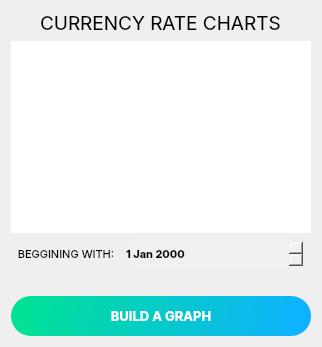
            <widget class="QWidget" name="CurrencyRateCharts_page">
             <layout class="QVBoxLayout" name="verticalLayout_5">
              <item alignment="Qt::AlignHCenter|Qt::AlignTop">
               <widget class="QLabel" name="CurrencyRateCharts">
                <property name="font">
                 <font>
                  <family>SF Pro Display</family>
                  <pointsize>14</pointsize>
                  <weight>50</weight>
                  <bold>false</bold>
                 </font>
                </property>
                <property name="text">
                 <string>CURRENCY RATE CHARTS</string>
                </property>
               </widget>
              </item>
              <item>
               <widget class="PlotWidget" name="graphicsView">
                <property name="styleSheet">
                 <string notr="true">background-color: white;
color: white;</string>
                </property>
                <property name="frameShape">
                 <enum>QFrame::NoFrame</enum>
                </property>
               </widget>
              </item>
              <item alignment="Qt::AlignHCenter">
               <widget class="QFrame" name="date_frame">
                <property name="frameShape">
                 <enum>QFrame::NoFrame</enum>
                </property>
                <property name="frameShadow">
                 <enum>QFrame::Raised</enum>
                </property>
                <layout class="QHBoxLayout" name="horizontalLayout_13">
                 <property name="spacing">
                  <number>10</number>
                 </property>
                 <property name="leftMargin">
                  <number>0</number>
                 </property>
                 <property name="topMargin">
                  <number>0</number>
                 </property>
                 <property name="rightMargin">
                  <number>0</number>
                 </property>
                 <property name="bottomMargin">
                  <number>0</number>
                 </property>
                 <item>
                  <widget class="QLabel" name="beggining_with">
                   <property name="font">
                    <font>
                     <family>SF Pro Display</family>
                     <pointsize>8</pointsize>
                     <weight>50</weight>
                     <bold>false</bold>
                    </font>
                   </property>
                   <property name="text">
                    <string>BEGGINING WITH:</string>
                   </property>
                   <property name="alignment">
                    <set>Qt::AlignRight|Qt::AlignTrailing|Qt::AlignVCenter</set>
                   </property>
                  </widget>
                 </item>
                 <item>
                  <widget class="QDateEdit" name="dateEdit">
                   <property name="minimumSize">
                    <size>
                     <width>180</width>
                     <height>30</height>
                    </size>
                   </property>
                   <property name="maximumSize">
                    <size>
                     <width>16777215</width>
                     <height>16777215</height>
                    </size>
                   </property>
                   <property name="font">
                    <font>
                     <family>SF Pro Display</family>
                     <pointsize>8</pointsize>
                     <weight>75</weight>
                     <bold>true</bold>
                    </font>
                   </property>
                   <property name="styleSheet">
                    <string notr="true">border: none;
border-radius: 15px;
background-color: rgb(240, 240, 240);
</string>
                   </property>
                  </widget>
                 </item>
                </layout>
               </widget>
              </item>
              <item>
               <widget class="QLabel" name="error_label_2">
                <property name="font">
                 <font>
                  <family>SF Pro Display</family>
                  <pointsize>9</pointsize>
                  <weight>50</weight>
                  <bold>false</bold>
                 </font>
                </property>
                <property name="styleSheet">
                 <string notr="true">color: rgb(154, 0, 0)</string>
                </property>
                <property name="text">
                 <string/>
                </property>
                <property name="alignment">
                 <set>Qt::AlignHCenter|Qt::AlignTop</set>
                </property>
               </widget>
              </item>
              <item alignment="Qt::AlignHCenter">
               <widget class="QPushButton" name="BuildAGraph">
                <property name="minimumSize">
                 <size>
                  <width>300</width>
                  <height>40</height>
                 </size>
                </property>
                <property name="maximumSize">
                 <size>
                  <width>300</width>
                  <height>40</height>
                 </size>
                </property>
                <property name="font">
                 <font>
                  <family>SF Pro Display</family>
                  <pointsize>10</pointsize>
                  <weight>75</weight>
                  <bold>true</bold>
                 </font>
                </property>
                <property name="cursor">
                 <cursorShape>PointingHandCursor</cursorShape>
                </property>
                <property name="styleSheet">
                 <string notr="true">QPushButton{
border-radius: 20px;
background-color:qlineargradient(spread:pad, x1:0, y1:0.563, x2:0.985075, y2:0.591, stop:0 rgba(0, 227, 147, 255), stop:1 rgba(14, 177, 255, 255));
color: #fff;
}
QPushButton:pressed{
background-color:qlineargradient(spread:pad, x1:0, y1:0.563, x2:0.985075, y2:0.591, stop:0 rgba(0, 227, 147, 200), stop:1 rgba(14, 177, 255, 200));
}</string>
                </property>
                <property name="text">
                 <string>BUILD A GRAPH</string>
                </property>
               </widget>
              </item>
             </layout>
            </widget>
